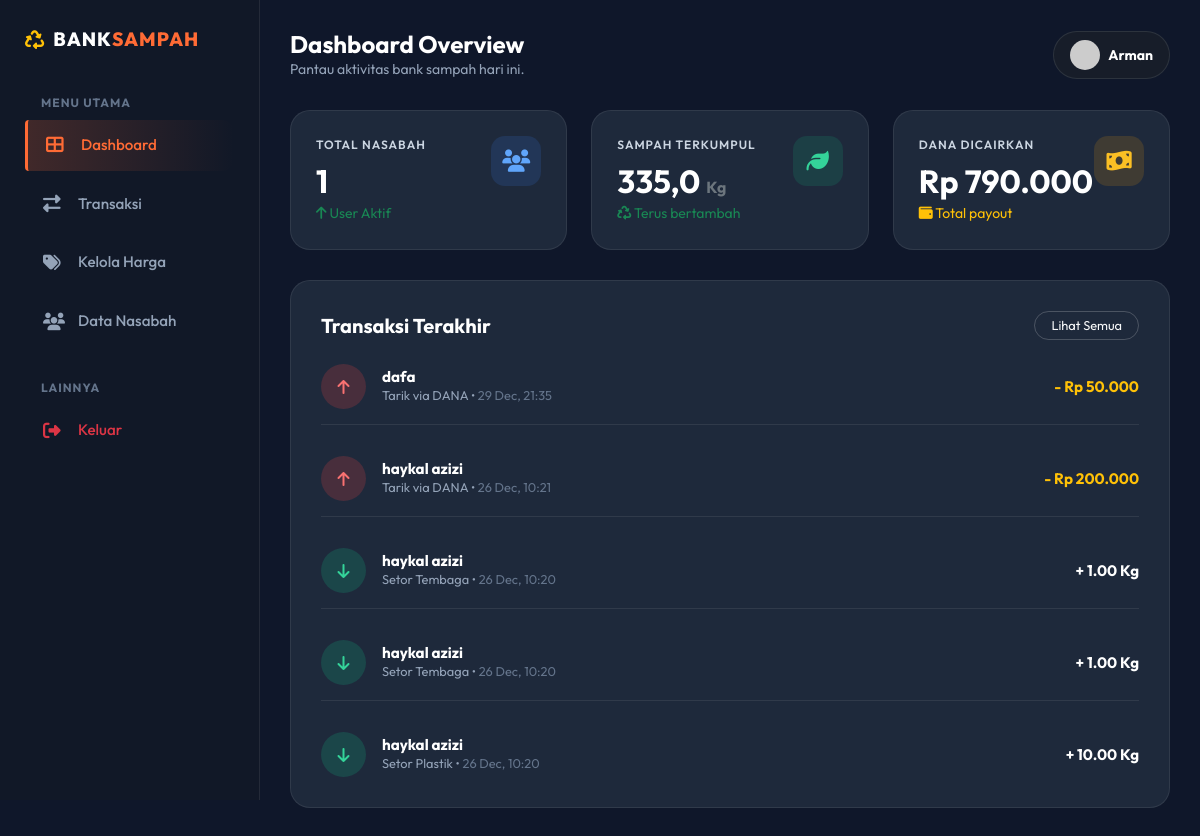
Page /admin_dashboard.php (signed in) on the committed database.
### tables this page shows
CREATE TABLE `users` (
  `id` int(11) NOT NULL,
  `nama` varchar(100) NOT NULL,
  `email` varchar(100) NOT NULL,
  `no_hp` varchar(20) NOT NULL,
  `foto` varchar(255) DEFAULT NULL,
  `password` varchar(255) NOT NULL,
  `saldo` int(11) DEFAULT 0,
  `created_at` timestamp NOT NULL DEFAULT current_timestamp(),
  `role` enum('admin','user') DEFAULT 'user',
  `reset_token` varchar(255) DEFAULT NULL,
  `reset_expire` datetime DEFAULT NULL
);

CREATE TABLE `transaksi` (
  `id` int(11) NOT NULL,
  `user_id` int(11) DEFAULT NULL,
  `tipe` enum('setor','tarik') NOT NULL,
  `keterangan` varchar(255) DEFAULT NULL,
  `berat` decimal(10,2) DEFAULT 0.00,
  `jumlah` int(11) NOT NULL,
  `tanggal` timestamp NOT NULL DEFAULT current_timestamp()
);

### admin_dashboard.php (the view, shortened to what this page needs)
<?php
include 'koneksi.php';
$id_saya = $_SESSION['id'];
$cek_user = mysqli_query($conn, "SELECT * FROM users WHERE id = '$id_saya'");
$me = mysqli_fetch_assoc($cek_user);
$total_user = mysqli_num_rows(mysqli_query($conn, "SELECT * FROM users WHERE role='user'"));
$query_berat = mysqli_query($conn, "SELECT SUM(berat) as total FROM transaksi WHERE tipe='setor'");
$data_berat = mysqli_fetch_assoc($query_berat);
$total_sampah = $data_berat['total'] ?? 0;
$query_tarik = mysqli_query($conn, "SELECT SUM(jumlah) as total FROM transaksi WHERE tipe='tarik'");
$data_tarik = mysqli_fetch_assoc($query_tarik);
$total_tarik = $data_tarik['total'] ?? 0;
?>
<!DOCTYPE html>
<html lang="id">
<head>
    <link href="https://cdn.jsdelivr.net/npm/bootstrap@5.3.0/dist/css/bootstrap.min.css" rel="stylesheet">
    <link rel="stylesheet" href="https://cdnjs.cloudflare.com/ajax/libs/font-awesome/6.4.0/css/all.min.css">
</head>
<body>
    <div class="sidebar" id="sidebar">
        <div class="brand">
            <div class="d-flex align-items-center">
                <i class="fas fa-recycle text-warning me-2"></i> Bank<span style="color:var(--primary)">Sampah</span>
            </div>
        </div>
        <nav class="nav flex-column">
            <small class="fw-bold mb-2 px-3" style="font-size: 0.75rem; letter-spacing: 1px; color: #64748B;">MENU UTAMA</small>
            <a href="admin_dashboard.php" class="nav-link active">
                <i class="fas fa-th-large"></i> Dashboard
            </a>
            <a href="admin_transaksi.php" class="nav-link">
                <i class="fas fa-exchange-alt"></i> Transaksi
            </a>
            <a href="admin_harga.php" class="nav-link">
                <i class="fas fa-tags"></i> Kelola Harga
            </a>
            <a href="admin_nasabah.php" class="nav-link">
                <i class="fas fa-users"></i> Data Nasabah
            </a>
            <small class="fw-bold mb-2 px-3 mt-4" style="font-size: 0.75rem; letter-spacing: 1px; color: #64748B;">LAINNYA</small>
            <a href="logout.php" class="nav-link text-danger">
                <i class="fas fa-sign-out-alt"></i> Keluar
            </a>
        </nav>
    </div>
    <div class="main-content">
        <div class="top-header">
            <div class="d-flex align-items-center">
                <div>
                    <h4 class="fw-bold m-0 text-white">Dashboard Overview</h4>
                    <p class="m-0 small d-none d-sm-block" style="color: #94A3B8;">Pantau aktivitas bank sampah hari ini.</p>
                </div>
            </div>
            <div class="d-flex align-items-center bg-dark bg-opacity-50 px-3 py-2 rounded-pill border border-secondary border-opacity-25">
                <img src="https://ui-avatars.com/api/?name=<?php echo urlencode($me['nama']); ?>&background=FF6B35&color=fff&rounded=true" class="rounded-circle me-2" width="30">
                <div class="d-none d-sm-block lh-1 text-end">
                    <div class="fw-bold small text-white"><?php echo explode(' ', $me['nama'])[0]; ?></div>
                </div>
            </div>
        </div>
        <div class="row g-4">
            <div class="col-12 col-md-4">
                <div class="stat-card">
                    <div>
                        <span class="stat-label">Total Nasabah</span>
                        <h2 class="fw-bold m-0 text-white"><?php echo $total_user; ?></h2>
                        <small class="text-success"><i class="fas fa-arrow-up"></i> User Aktif</small>
                    </div>
                    <div class="stat-icon-box" style="background: rgba(59, 130, 246, 0.15); color: #60A5FA;">
                        <i class="fas fa-users"></i>
                    </div>
                </div>
            </div>
            <div class="col-12 col-md-4">
                <div class="stat-card">
                    <div>
                        <span class="stat-label">Sampah Terkumpul</span>
                        <h2 class="fw-bold m-0 text-white"><?php echo number_format($total_sampah, 1, ',', '.'); ?> <span class="fs-6 text-secondary">Kg</span></h2>
                        <small class="text-success"><i class="fas fa-recycle"></i> Terus bertambah</small>
                    </div>
                    <div class="stat-icon-box" style="background: rgba(16, 185, 129, 0.15); color: #34D399;">
                        <i class="fas fa-leaf"></i>
                    </div>
                </div>
            </div>
            <div class="col-12 col-md-4">
                <div class="stat-card">
                    <div>
                        <span class="stat-label">Dana Dicairkan</span>
                        <h2 class="fw-bold m-0 text-white">Rp <?php echo number_format($total_tarik, 0, ',', '.'); ?></h2>
                        <small class="text-warning"><i class="fas fa-wallet"></i> Total payout</small>
                    </div>
                    <div class="stat-icon-box" style="background: rgba(245, 158, 11, 0.15); color: #FBBF24;">
                        <i class="fas fa-money-bill-wave"></i>
                    </div>
                </div>
            </div>
        </div>
        <div class="list-card">
            <div class="d-flex justify-content-between align-items-center mb-4">
                <h5 class="fw-bold m-0 text-white">Transaksi Terakhir</h5>
                <a href="admin_transaksi.php" class="btn btn-sm btn-outline-light rounded-pill px-3" style="font-size: 0.8rem; border-color: rgba(255,255,255,0.2);">Lihat Semua</a>
            </div>
            <div class="d-flex flex-column gap-3">
                <?php
                $query_last = mysqli_query($conn, "SELECT t.*, u.nama FROM transaksi t JOIN users u ON t.user_id = u.id ORDER BY t.id DESC LIMIT 5");
                if (mysqli_num_rows($query_last) > 0) {
                    while ($row = mysqli_fetch_assoc($query_last)) {
                        $is_setor = ($row['tipe'] == 'setor');
                        $icon = $is_setor ? 'fa-arrow-down' : 'fa-arrow-up';
                        $bg_icon = $is_setor ? 'background: rgba(16, 185, 129, 0.2); color: #34D399;' : 'background: rgba(239, 68, 68, 0.2); color: #F87171;';
                        $tanda = $is_setor ? '+' : '-';
                        if ($is_setor) {
                            $nilai = $row['berat'] . ' Kg';
                            $text_val = 'text-white';
                        } else {
                            $nilai = 'Rp ' . number_format($row['jumlah'], 0, ',', '.');
                            $text_val = 'text-warning';
                        }
                ?>
                        <div class="transaction-item d-flex align-items-center justify-content-between">
                            <div class="d-flex align-items-center overflow-hidden">
                                <div class="rounded-circle d-flex align-items-center justify-content-center me-3 flex-shrink-0"
                                    style="width: 45px; height: 45px; <?php echo $bg_icon; ?>">
                                    <i class="fas <?php echo $icon; ?>"></i>
                                </div>
                                <div class="overflow-hidden">
                                    <h6 class="fw-bold m-0 text-white text-truncate" style="font-size: 0.95rem;">
                                        <?php echo $row['nama']; ?>
                                    </h6>
                                    <small class="trans-desc text-truncate d-block">
                                        <?php echo $row['keterangan']; ?> &bull; <span style="color: #64748B;"><?php echo date('d M, H:i', strtotime($row['tanggal'])); ?></span>
                                    </small>
                                </div>
                            </div>
                            <div class="text-end ps-2 flex-shrink-0">
                                <span class="fw-bold <?php echo $text_val; ?>" style="font-size: 0.95rem;">
                                    <?php echo $tanda; ?> <?php echo $nilai; ?>
                                </span>
                            </div>
                        </div>
                <?php
                    }
                } else {
                    echo '<div class="text-center small py-4" style="color: #64748B;">Belum ada transaksi.</div>';
                }
                ?>
            </div>
        </div>
    </div>
</body>
</html>

### admin_dashboard.php (style rules this page uses)
:root { --primary: #FF6B35; --primary-hover: #e85d2a; --dark-bg: #0F172A; --card-bg: #1E293B; --sidebar-bg: #111827; --text-light: #F8FAFC; --text-gray: #94A3B8; --text-subtle: #64748B; --border-color: rgba(255, 255, 255, 0.08); }
body { font-family: 'Outfit', sans-serif; background-color: var(--dark-bg); color: var(--text-light); overflow-x: hidden; }
.sidebar { width: 260px; height: 100vh; background: var(--sidebar-bg); position: fixed; top: 0; left: 0; padding: 25px; border-right: 1px solid var(--border-color); transition: all 0.3s cubic-bezier(0.4, 0, 0.2, 1); z-index: 1000; }
.sidebar .brand { font-size: 1.2rem; font-weight: 800; color: white; margin-bottom: 40px; display: flex; align-items: center; justify-content: space-between; text-transform: uppercase; letter-spacing: 1px; }
.nav-link { color: var(--text-gray); padding: 14px 18px; border-radius: 12px; margin-bottom: 8px; display: flex; align-items: center; text-decoration: none; transition: 0.3s; font-weight: 500; font-size: 0.95rem; }
.nav-link.active { background: linear-gradient(90deg, rgba(255, 107, 53, 0.2), transparent); color: var(--primary); border-left: 3px solid var(--primary); border-radius: 4px 12px 12px 4px; }
.nav-link i { width: 25px; margin-right: 10px; font-size: 1.1rem; }
.main-content { margin-left: 260px; padding: 30px; transition: all 0.3s; }
.top-header { display: flex; justify-content: space-between; align-items: center; margin-bottom: 30px; }
.stat-card { background: var(--card-bg); border-radius: 20px; padding: 25px; border: 1px solid var(--border-color); height: 100%; display: flex; justify-content: space-between; align-items: flex-start; transition: 0.3s; }
.stat-label { color: #CBD5E1; font-size: 0.75rem; letter-spacing: 1px; font-weight: 600; text-transform: uppercase; margin-bottom: 8px; display: block; }
.stat-icon-box { width: 50px; height: 50px; border-radius: 14px; display: flex; align-items: center; justify-content: center; font-size: 1.4rem; }
.list-card { background: var(--card-bg); border-radius: 20px; padding: 30px; margin-top: 30px; border: 1px solid var(--border-color); }
.transaction-item { border-bottom: 1px solid var(--border-color); padding-bottom: 15px; margin-bottom: 15px; }
.transaction-item:last-child { border-bottom: none; padding-bottom: 0; margin-bottom: 0; }
.trans-desc { color: #94A3B8; font-size: 0.8rem; }

### rows in the picture
users: nama "Arman"
transaksi: user.nama "dafa", keterangan "Tarik via DANA", tanggal "29 Dec, 21:35", tipe "-", jumlah "Rp 50.000"
transaksi: user.nama "haykal azizi", keterangan "Tarik via DANA", tanggal "26 Dec, 10:21", tipe "-", jumlah "Rp 200.000"
transaksi: user.nama "haykal azizi", keterangan "Setor Tembaga", tanggal "26 Dec, 10:20", tipe "+", berat "1.00 Kg"
transaksi: user.nama "haykal azizi", keterangan "Setor Tembaga", tanggal "26 Dec, 10:20", tipe "+", berat "1.00 Kg"
transaksi: user.nama "haykal azizi", keterangan "Setor Plastik", tanggal "26 Dec, 10:20", tipe "+", berat "10.00 Kg"

### other values in the picture
$total_user "1"
$total_sampah "335,0"
$total_tarik "790.000"
